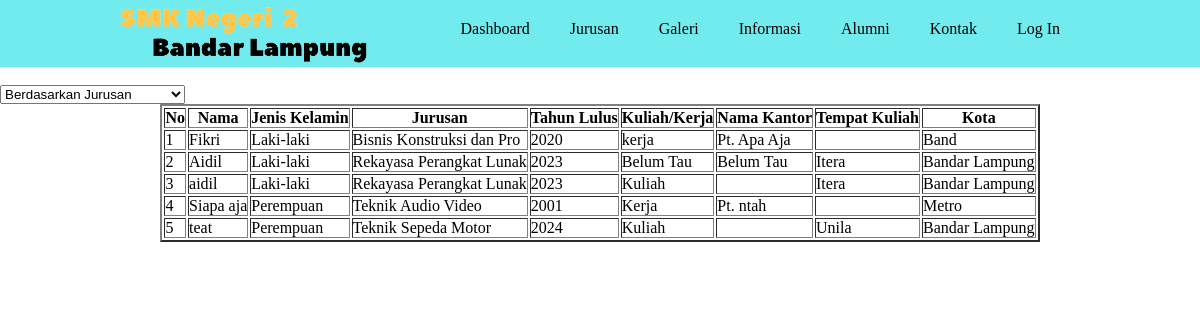
Page /alumnijurusan.php on the committed database.
### tables this page shows
CREATE TABLE `alumni` (
  `id` int(11) NOT NULL,
  `nama` varchar(25) NOT NULL,
  `jenis_kelamin` enum('Laki-laki','Perempuan') NOT NULL,
  `jurusan` varchar(25) NOT NULL,
  `kantor` varchar(25) NOT NULL,
  `kota` varchar(50) NOT NULL,
  `kuliah_kerja` varchar(50) NOT NULL,
  `tahun_lulus` varchar(5) NOT NULL,
  `tempat_kuliah` varchar(25) NOT NULL
);

### alumnijurusan.php (the view, shortened to what this page needs)
<!DOCTYPE html>
<html lang="en">
<head>
</head>
<body>
    <?php
    include 'header.php';
    ?>
    <select name="" onchange="location = this.value;">
    <option value="alumnijurusan.php">Berdasarkan Jurusan</option>
    </select>
    <center>
    <table border="2" class="tbl">
        <tr>
            <th>No</th>
            <th>Nama</th>
            <th>Jenis Kelamin</th>
            <th>Jurusan</th>
            <th>Tahun Lulus</th>
            <th>Kuliah/Kerja</th>
            <th>Nama Kantor</th>
            <th>Tempat Kuliah</th>
            <th>Kota</th>
        </tr>
        <?php
        include 'koneksi.php';
        $select = mysqli_query($conn, "SELECT * FROM alumni ORDER BY jurusan");
        $nomor = 1;
        while($hasil = mysqli_fetch_array($select)){
        ?>
        <tr>
            <td><?= $nomor++;?></td>
            <td><?= $hasil['nama']?></td>
            <td><?= $hasil['jenis_kelamin']?></td>
            <td><?= $hasil['jurusan']?></td>
            <td><?= $hasil['tahun_lulus']?></td>
            <td><?= $hasil['kuliah_kerja']?></td>
            <td><?= $hasil['kantor']?></td>
            <td><?= $hasil['tempat_kuliah']?></td>
            <td><?= $hasil['kota']?></td>
        </tr>
        <?php }?>
    </table>
    </center>
</body>
</html>

### home.css (style rules this page uses)
*, html, body { margin: 0; padding: 0; }

### rows in the picture
alumni: nama "Fikri", jenis_kelamin "Laki-laki", jurusan "Bisnis Konstruksi dan Pro", tahun_lulus "2020", kuliah_kerja "kerja", kantor "Pt. Apa Aja", kota "Band"
alumni: nama "Aidil", jenis_kelamin "Laki-laki", jurusan "Rekayasa Perangkat Lunak", tahun_lulus "2023", kuliah_kerja "Belum Tau", kantor "Belum Tau", tempat_kuliah "Itera", kota "Bandar Lampung"
alumni: nama "aidil", jenis_kelamin "Laki-laki", jurusan "Rekayasa Perangkat Lunak", tahun_lulus "2023", kuliah_kerja "Kuliah", tempat_kuliah "Itera", kota "Bandar Lampung"
alumni: nama "Siapa aja", jenis_kelamin "Perempuan", jurusan "Teknik Audio Video", tahun_lulus "2001", kuliah_kerja "Kerja", kantor "Pt. ntah", kota "Metro"
alumni: nama "teat", jenis_kelamin "Perempuan", jurusan "Teknik Sepeda Motor", tahun_lulus "2024", kuliah_kerja "Kuliah", tempat_kuliah "Unila", kota "Bandar Lampung"
